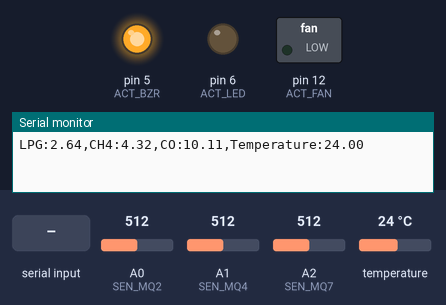
Simulated run of this sketch. Board: Arduino Uno, built with avr-gcc and run on an emulated ATmega328P. Parts: switched loads named in the sketch (green lamp = pin HIGH), output pins drawn as LEDs (lit = HIGH), the last lines printed to the serial monitor. Inputs (shaded band) come from the test bench; at power-on: A0 (SEN_MQ2) = 512, A1 (SEN_MQ4) = 512, A2 (SEN_MQ7) = 512, temperature 24 °C.

Above: at 5.1 s.
5.2 s: "2" received over Serial
At 9.2 s:
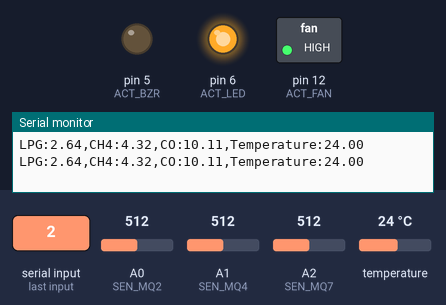
9.5 s: "0" received over Serial
At 12.4 s:
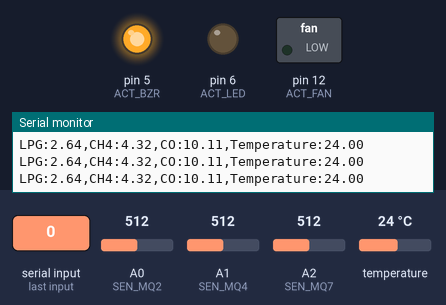
Timing chart, 0 to 13.9 s (numbered marks = the images above; inputs shaded):
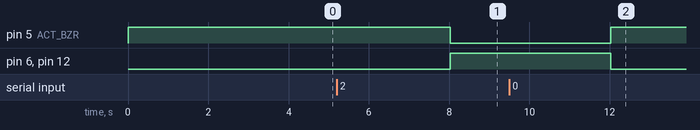

The sketch:

physical-layer.ino
```cpp
// (licence header left out)
#define ACT_BZR 5
#define ACT_LED 6
#define ACT_FAN 12

#define SEN_TMP 7
#define SEN_MQ2 A0
#define SEN_MQ4 A1
#define SEN_MQ7 A2

#include <math.h>
#include <OneWire.h>
#include <TimerOne.h>

OneWire sensor(SEN_TMP);

struct {
  float lpg;
  float ch4;
  float co;
  float temp;
} readings;

void setup() {
  Serial.begin(9600);

  pinMode(ACT_LED, OUTPUT);
  pinMode(ACT_BZR, OUTPUT);
  pinMode(ACT_FAN, OUTPUT);

  pinMode(SEN_MQ2, INPUT);
  pinMode(SEN_MQ4, INPUT);
  pinMode(SEN_MQ7, INPUT);
  pinMode(SEN_TMP, INPUT);

  // disable buzzer
  digitalWrite(ACT_BZR, HIGH);

  Timer1.initialize(4000000);
  Timer1.attachInterrupt(routine);
}

void loop() {
  delay(100);
}

void routine() {
  readSensors();
  sendReadings();

  if (Serial.available() > 0) {
    int value = Serial.read();
    if (value == '2') engageResponseSystem();
    else if (value == '0') disengageResponseSystem();
  }
}

void readSensors() {
  // Gas sensor readings
  readings.lpg = readGasToPPM(analogRead(SEN_MQ2), -0.47, 1.69);
  readings.ch4 = readGasToPPM(analogRead(SEN_MQ4), -0.45, 1.85);
  readings.co = readGasToPPM(analogRead(SEN_MQ7), -0.48, 2.30);

  // Temperature sensor readings
  readings.temp = readTemperature();
}

void sendReadings() {
  Serial.print("LPG:");
  Serial.print(readings.lpg);
  Serial.print(",CH4:");
  Serial.print(readings.ch4);
  Serial.print(",CO:");
  Serial.print(readings.co);
  Serial.print(",Temperature:");
  Serial.println(readings.temp);
}

void engageResponseSystem() {
  digitalWrite(ACT_BZR, LOW);
  digitalWrite(ACT_LED, HIGH);
  digitalWrite(ACT_FAN, HIGH);
}

void disengageResponseSystem() {
  digitalWrite(ACT_BZR, HIGH);
  digitalWrite(ACT_LED, LOW);
  digitalWrite(ACT_FAN, LOW);
}

float readGasToPPM(int analogue, float a, float b) {
  // Avoid divide by 0
  if (analogue <= 0) return -1;

  const float R_0 = 10.0;
  const float R_L = 5000.0;
  const int maxADC = 1023;

  float R_s = R_L * ((float(maxADC) - analogue) / analogue);
  float logPPM = a * log10(R_s / R_0) + b;
  float ppm = pow(10, logPPM);

  return ppm;
}

float readTemperature() {
  byte data[12];
  byte addr[8];

  if (!sensor.search(addr)) {
    sensor.reset_search();
    return -1000;
  }

  if (OneWire::crc8(addr, 7) != addr[7]) {
    Serial.println("CRC is not valid!");
    return -1000;
  }

  if (addr[0] != 0x10 && addr[0] != 0x28) {
    Serial.print("Device is not recognized");
    return -1000;
  }

  sensor.reset();
  sensor.select(addr);
  sensor.write(0x44, 1);

  byte present = sensor.reset();
  sensor.select(addr);
  sensor.write(0xBE);

  for (int i = 0; i < 9; i++) { data[i] = sensor.read(); }
  sensor.reset_search();

  byte MSB = data[1];
  byte LSB = data[0];

  float tempRead = ((MSB << 8) | LSB);
  float TemperatureSum = tempRead / 16;
  return TemperatureSum;
}
```

Measured:
- after the input at 5.2 s, pin 5 (ACT_BZR): HIGH → LOW after 2.8 s; pin 6 (ACT_LED), pin 12 (ACT_FAN): LOW → HIGH after 2.8 s
- after the input at 9.5 s, pin 5 (ACT_BZR): LOW → HIGH after 2.5 s; pin 6 (ACT_LED), pin 12 (ACT_FAN): HIGH → LOW after 2.5 s
